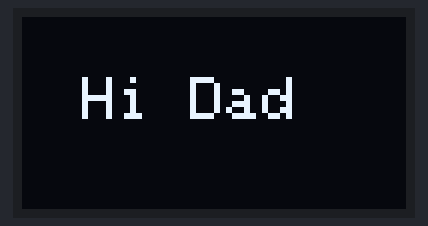
A sketch run on a simulated Arduino Uno, built with avr-gcc and run on an emulated ATmega328P. On the bench: 128×64 one-colour display.

Above: at 0.1 s.

The sketch:

OLED.ino
```cpp
#include <Wire.h>
#include <Adafruit_GFX.h>
#include <Adafruit_SSD1306.h>

#define OLED_ADDR   0x3C
Adafruit_SSD1306 display(128, 64, &Wire, -1);

void setup() {
  display.begin(SSD1306_SWITCHCAPVCC, OLED_ADDR);
  display.clearDisplay();
  display.setTextColor(WHITE);
  display.setTextSize(2);
  display.setCursor(20, 20);
  display.println("Hi Dad");
  display.display();
}

void loop() {}
// If you like this project, consider starring on GitHub! ⭐
```
